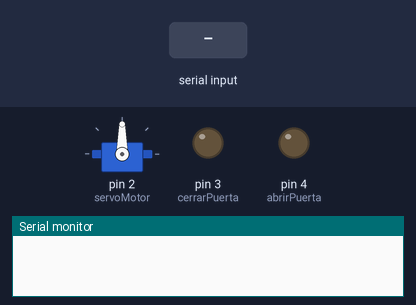
Recording of a sketch running on a simulated Arduino Uno, built with avr-gcc and run on an emulated ATmega328P. Parts: servo, output pins drawn as LEDs (lit = HIGH), the last lines printed to the serial monitor. The inputs (shaded band) are chosen by the test bench.

Above: at 1.2 s.
1.3 s: "1" received over Serial
At 1.45 s:
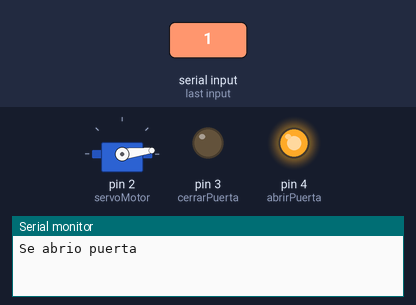
At 2.05 s:
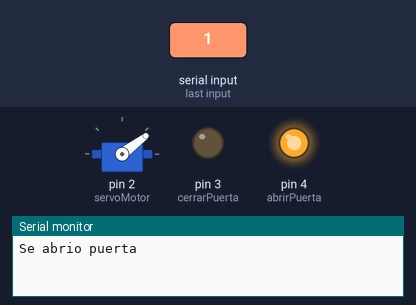
4.3 s: "0" received over Serial
At 7.2 s:
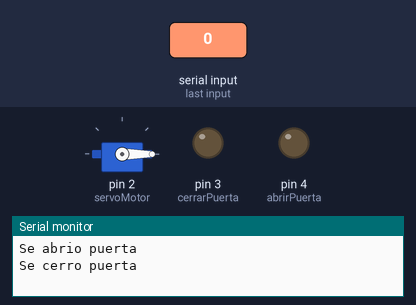
Timing chart, 0 to 8.7 s (numbered marks = the images above; inputs shaded):
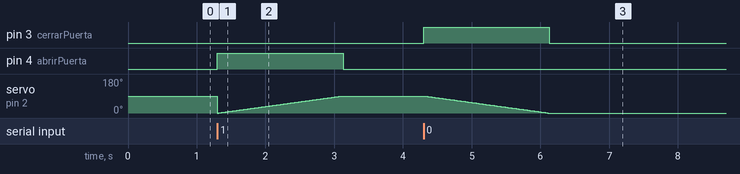

The sketch:

ProyectoFinal.ino
```cpp
#include <Servo.h>

Servo servoMotor;  // Crear un objeto de tipo Servo

int angulo = 0, cerrarPuerta = 3, abrirPuerta = 4;

void setup() {
  servoMotor.attach(2);  // Conectar el servo al pin 2

  pinMode(abrirPuerta, OUTPUT);
  pinMode(cerrarPuerta, OUTPUT);

  Serial.begin(9600);
}

void loop() {
  if (Serial.available() > 0) {
    char numMonitorSerial = Serial.read();

    if (numMonitorSerial == '1') {
      Serial.println("Se abrio puerta");
      digitalWrite(abrirPuerta, HIGH);
      for (angulo = 0; angulo <= 90; angulo += 1) {
        servoMotor.write(angulo);  // Escribir el ángulo en el servo
        delay(20);  // Pequeña pausa para dar tiempo al servo de moverse
      }
      digitalWrite(abrirPuerta, LOW);
    } else if (numMonitorSerial == '0') {
      Serial.println("Se cerro puerta");
      digitalWrite(cerrarPuerta, HIGH);
      for (angulo = 90; angulo >= 0; angulo -= 1) {
        servoMotor.write(angulo);  // Escribir el ángulo en el servo
        delay(20);  // Pequeña pausa para dar tiempo al servo de moverse
      }
      digitalWrite(cerrarPuerta, LOW);
    }
  }
}
```

Measured:
- after the input at 1.3 s, pin 4 (abrirPuerta): LOW → HIGH at once, → LOW 1.8 s later
- after the input at 4.3 s, pin 3 (cerrarPuerta): LOW → HIGH at once, → LOW 1.8 s later; servo on pin 2 (servoMotor): moves from 90° to 0° over 1.8 s, starting at once
